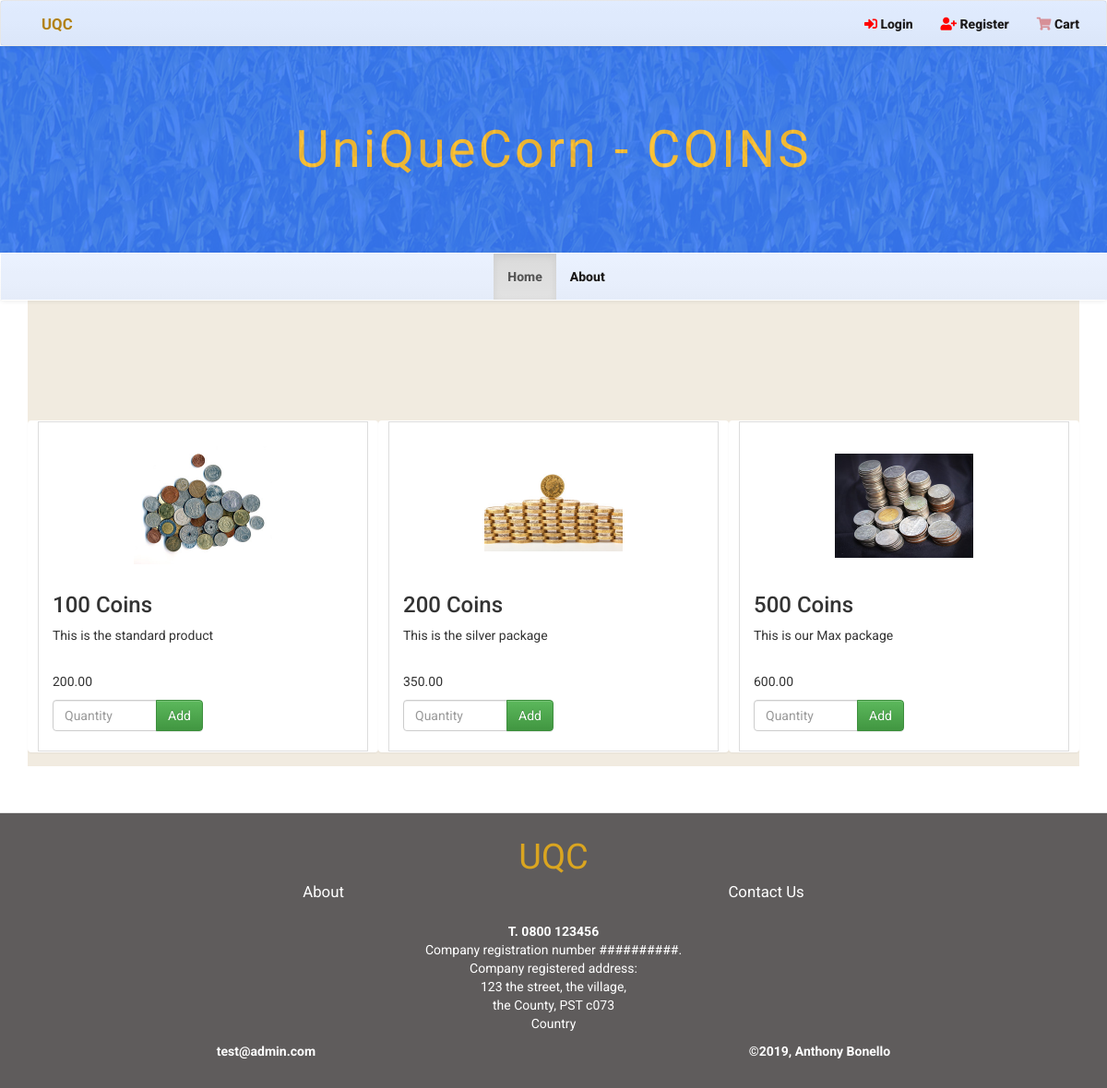
Page /products on the committed database.
### products/models.py (models this page shows, shortened)
class Product(models.Model):
    name = models.CharField(max_length=254, default='')
    description = models.TextField()
    coins = models.SmallIntegerField(blank=False)
    price = models.DecimalField(max_digits=6, decimal_places=2)
    image = models.ImageField(upload_to='images')

### products/views.py (the view)
# urls.py: url(r'^products$', all_products, name="products"),
def all_products(request):
    products = Product.objects.all()
    return render(request, "products.html", {"products": products})

### cart/contexts.py (called while the page is built)
def cart_contents(request):
    cart = request.session.get('cart', {})
    cart_items = []
    total = 0
    product_count = 0
    for id, quantity in cart.items():
        product = get_object_or_404(Product, pk=id)
        total += quantity * product.price
        product_count += quantity
        cart_items.append({'id': id, 'quantity': quantity, 'product': product})
    return {'cart_items': cart_items, 'total': total, 'product_count': product_count}

### products/templates/products.html (shortened to what this page needs)
{% extends "base.html" %}
{% block showcase %}
    <div class="main-title">
        <div class="color-cover"></div>
        <div class="title">
            <h1>UniQueCorn - COINS</h1>
        </div>
    </div>
{% endblock showcase %}
{% block content %}
    <div class="row row-flex">
        {% for product in products %}
            <div class="col-xs-10 col-xs-offset-1 col-sm-6 col-sm-offset-0 col-md-4 display panel panel-default">
                <div class="panel-body">
                    <div class="product" style="background-image: url('{{ MEDIA_URL }}{{ product.image }}')"></div>
                    <h3>{{ product.name }}</h3>
                    <p class="product-description">{{ product.description }}</p>
                    <p>{{ product.price }}</p>
                    <form action="{% url 'add_to_cart' product.id %}" method="post">
                        <div class="input-group">
                            <input type="number" name="quantity" min="1" max="999" class="form-control" placeholder="Quantity">
                            <span class="input-group-btn">
                                <button class="btn btn-success" type="submit">Add</button>
                            </span>
                        </div>
                    </form>
                </div>
            </div>
        {% empty %}
        <p>Nothing to display.</p>
        {% endfor %}
    </div>
{% endblock %}

### static/css/styles.css (style rules this page uses)
body { font-family: 'Roboto', sans-serif; }
form { width: 50%; }
.display { float: right; margin-bottom: 50px; }
.product { background-size: contain; background-position: center center; background-repeat: no-repeat; width: 150px; height: 150px; margin: 0 auto; }
.row.row-flex { display: flex; flex-wrap: wrap; margin-top: 30px; justify-content: flex-start; }
.row.row-flex .panel { flex: 1 1 auto; height: 360px; margin-bottom: 15px; min-width: 100px; }
.panel-default { border-color: transparent; padding: 0 10px; }
.panel-body { height: 100%; border: 1px solid #ddd; }
.product-description { min-height: 40px; }

### rows in the picture
Product: image (picture), name "100 Coins", description "This is the standard product", price "200.00"
Product: image (picture), name "200 Coins", description "This is the silver package", price "350.00"
Product: image (picture), name "500 Coins", description "This is our Max package", price "600.00"
